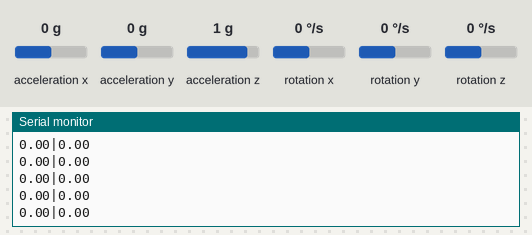
Recording of a sketch running on a simulated Arduino Uno, built with avr-gcc and run on an emulated ATmega328P. Parts: the last lines printed to the serial monitor. Wiring (inferred from the names in the program): MPU-6050 motion sensor at I2C address 0x68. The test bench sets the inputs (shaded band); at power-on: acceleration x 0 g, acceleration y 0 g, acceleration z 1 g, rotation y 0 °/s, rotation x 0 °/s, rotation z 0 °/s.

Above: at 1.3 s.
1.4 s: acceleration x set to -1.4 g
At 1.9 s:
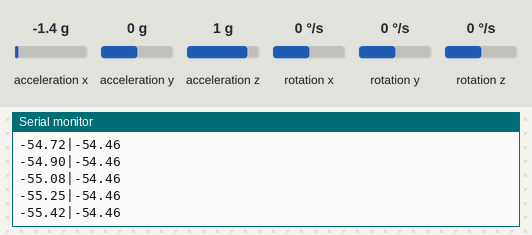
2.9 s: acceleration y set to -1.4 g
At 3.6 s:
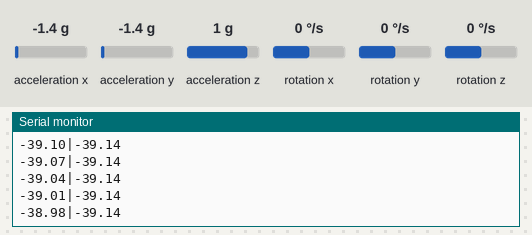
4.4 s: acceleration z set to -0.8 g
At 4.9 s:
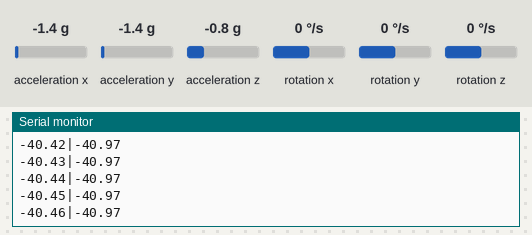
7.4 s: rotation y set to -192 °/s
At 8.2 s:
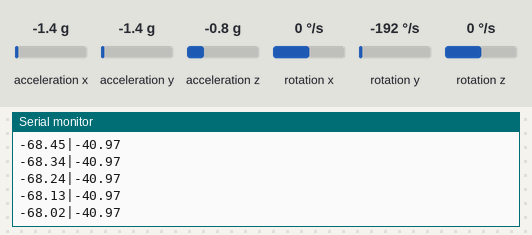
Timing chart, 0 to 9.9 s (numbered marks = the images above; inputs shaded):
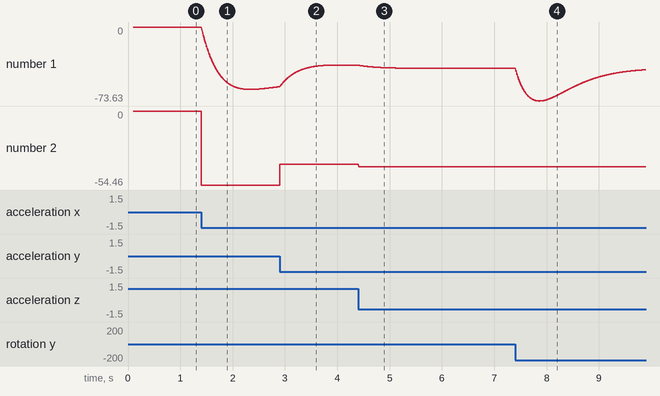

Measured:
- after the input at 1.4 s, the serial monitor: prints a new line at once (image 1)
- plotted number 1: 0 → -59.4 after the input at 1.4 s
- plotted number 2: 0 → -54.46 after the input at 1.4 s

The sketch:

valida_sensor.ino
```cpp
/*************************************************************************
 * TRABALHO DE TCC II - SELF BALACING ROBOT - VALIDANDO SINAL SENSOR
 *
 * APRESENTAÇÃO DIA 02/07/2022
 *
 *************************************************************************/

#include <Wire.h>
#include <Kalman.h>

Kalman KalmanX, KalmanY;

float accX, accY, accZ;
float gyroX, gyroY, gyroZ;

float KalAngleX, KalAngleY;
float KalAngleYrate, KalAngleYprev; // angulo anterior e velocidade angular
float gyroXrate, gyroYrate;

const float dT = 10e-3;

int acc_offset[]  = {-585, 2185, 1495};
int gyro_offset[] = {24, 44, 7};

uint8_t i2c_data[14];
uint32_t timer;

/*************************************************************************
 * Configurações iniciais do código
 **************************************************************************/
void setup() {

  /* Inicializando a Serial para exibir mensagens de debug */
  Serial.begin(115200);

  /* Inicializando o barramento i2C para comunicação com a MPU6050 */
  Wire.begin();

#if ARDUINO >= 157
  Wire.setClock(400000UL); // Freq = 400kHz
#else
  TWBR = ((F_CPU / 400000ul) - 16) / 2; // Freq = 400kHz
#endif

  i2c_data[0] = 7;      /* 0x19 - Amostragem: Taxa de Saída Giroscopio = 8kHz/(1 + SMPLRT_DIV) -- Taxa: 8kHz/(1 + 7) = 1kHz */
  i2c_data[1] = 0x00;   /* 0x1A - Desabilitar FSYNC, Configurar o Filtro de ACC 260Hz, Configurar Filtro de Gyro 256Hz, Amostragem de 8kHz */
  i2c_data[2] = 0x00;   /* 0x1B - Configurar o fundo de escala do Gyro +-250deg/s - Faixa */
  i2c_data[3] = 0x00;   /* 0x1C - Configurar o fundo de escala do Acelerômetro para +-2g - Faixa */

  /* Configurações do i2c */
  while (i2cWrite(0x19, i2c_data, 4, false));

  /* PLL tenha como referência o gyro do eixo X, Desabilitando Sleep Mode */
  while (i2cWrite(0x6B, 0x01, true));

  /* */
  while (i2cRead(0x75, i2c_data, 1));

  if (i2c_data[0] != 0x68) {
    Serial.print("Erro. Placa desconhecida.\n");
    while (1) {
      Serial.print("Erro. Conecte a MPU6050 no barramento i2c.\n");
    }
  }

  /* Tempo de estabilidade do Sensor MPU6050 */
  delay(100);

  /* Chamando a função de inicialização da MPU6050 e alguns cálculos iniciais */
  init_MPUSensor();

  timer = micros();

  //init_motores();

}

void loop() {

  while (i2cRead(0x3B, i2c_data, 14));

  accX = (int16_t)((i2c_data[0] << 8) | i2c_data[1]) ; // ([ MSB ] [ LSB ]) - o símbolo (<<) é para deslocar i2c_data[0] 8 posições e concatenar (|) com a posição i2c_data[1]
  accY = (int16_t)((i2c_data[2] << 8) | i2c_data[3]) ; // ([ MSB ] [ LSB ]) - uma única palavra de 16 bytes se forma
  accZ = (int16_t)((i2c_data[4] << 8) | i2c_data[5]) ; // ([ MSB ] [ LSB ])

  gyroX = (int16_t)((i2c_data[8]  << 8) | i2c_data[9])  ;  // ([ MSB ] [ LSB ])
  gyroY = (int16_t)((i2c_data[10] << 8) | i2c_data[11]) ; // ([ MSB ] [ LSB ])
  gyroZ = (int16_t)((i2c_data[12] << 8) | i2c_data[13]) ; // ([ MSB ] [ LSB ])

  /******************************** Filtro de Kalman ***********************************/

  /* Calculo do Delta Time */
  float dt = (float)(micros() - timer) / 1000000;
  timer = micros();

  float roll  = atan(accY/sqrt(accX * accX + accZ * accZ)) * RAD_TO_DEG;
  float pitch = atan(accX/sqrt(accY * accY + accZ * accZ)) * RAD_TO_DEG;

  /* Convertendo de Rad/segundo para Graus/segundo. Calculo da taxa angula baseado no Giroscópio */
  gyroXrate = gyroX / 131.0;
  gyroYrate = gyroY / 131.0;

  /* Estimativa de ângulo nos Eixos X e Y usando o Filtro de Kalman */
  KalAngleX = KalmanX.getAngle(roll, gyroXrate, dt);
  KalAngleY = KalmanY.getAngle(pitch, gyroYrate, dt);

  /* Estimativa da velocidade angular no Eixo Y */
  KalAngleYrate = (KalAngleY - KalAngleYprev) / dT;   // velocidade angular em relação a Y
  KalAngleYprev = KalAngleY;

  if (isnan(KalAngleY) || isnan(pitch)) {
    return;
  }

  String sinais = String(KalAngleY) + "|" + String(pitch);
  Serial.println(sinais);

  delay(2);
}

void init_MPUSensor(void){
  /* 1 - Leitura dos dados de Acc XYZ */
  while (i2cRead(0x3B, i2c_data, 14));

  /* 2 - Organizar os dados de Acc XYZ */
  accX = (int16_t)((i2c_data[0] << 8) | i2c_data[1]) ; // ([ MSB ] [ LSB ])
  accY = (int16_t)((i2c_data[2] << 8) | i2c_data[3]) ; // ([ MSB ] [ LSB ])
  accZ = (int16_t)((i2c_data[4] << 8) | i2c_data[5]) ; // ([ MSB ] [ LSB ])

  /* 3 - Calculo de Pitch e Roll */
  double pitch = atan(accX / sqrt(accY * accY + accZ * accZ)) * RAD_TO_DEG;
  double roll  = atan(accY / sqrt(accX * accX + accZ * accZ)) * RAD_TO_DEG;

  /* 4 - Inicialização do Filtro de Kalman XY */
  KalmanY.setAngle(pitch);
  KalmanX.setAngle(roll);

  /* 5 - Guardando o valor do ângulo anterior */
  KalAngleYprev = pitch;

  /* 6 - Inicializando os valores da taxa de gyro */
  gyroYrate = pitch;
  gyroXrate = roll;
}
```

i2c.ino
```cpp
// (licence header left out)
const uint8_t IMUAddress = 0x68; // AD0 is logic low on the PCB
const uint16_t I2C_TIMEOUT = 1000; // Used to check for errors in I2C communication

uint8_t i2cWrite(uint8_t registerAddress, uint8_t data, bool sendStop) {
  return i2cWrite(registerAddress, &data, 1, sendStop); // Returns 0 on success
}

uint8_t i2cWrite(uint8_t registerAddress, uint8_t *data, uint8_t length, bool sendStop) {
  Wire.beginTransmission(IMUAddress);
  Wire.write(registerAddress);
  Wire.write(data, length);
  uint8_t rcode = Wire.endTransmission(sendStop); // Returns 0 on success
  if (rcode) {
    Serial.print(F("i2cWrite failed: "));
    Serial.println(rcode);
  }
  return rcode; // See: http://arduino.cc/en/Reference/WireEndTransmission
}

uint8_t i2cRead(uint8_t registerAddress, uint8_t *data, uint8_t nbytes) {
  uint32_t timeOutTimer;
  Wire.beginTransmission(IMUAddress);
  Wire.write(registerAddress);
  uint8_t rcode = Wire.endTransmission(false); // Don't release the bus
  if (rcode) {
    Serial.print(F("i2cRead failed: "));
    Serial.println(rcode);
    return rcode; // See: http://arduino.cc/en/Reference/WireEndTransmission
  }
  Wire.requestFrom(IMUAddress, nbytes, (uint8_t)true); // Send a repeated start and then release the bus after reading
  for (uint8_t i = 0; i < nbytes; i++) {
    if (Wire.available())
      data[i] = Wire.read();
    else {
      timeOutTimer = micros();
      while (((micros() - timeOutTimer) < I2C_TIMEOUT) && !Wire.available());
      if (Wire.available())
        data[i] = Wire.read();
      else {
        Serial.println(F("i2cRead timeout"));
        return 5; // This error value is not already taken by endTransmission
      }
    }
  }
  return 0; // Success
}
```
